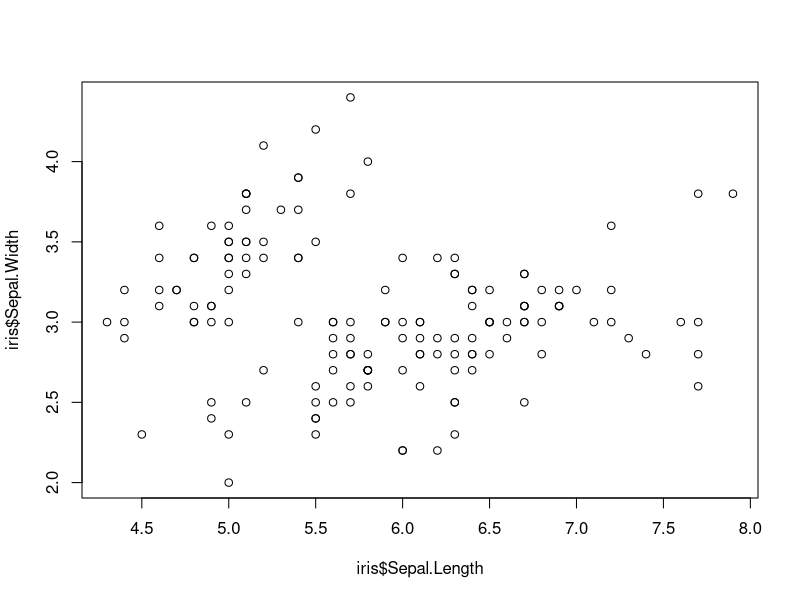
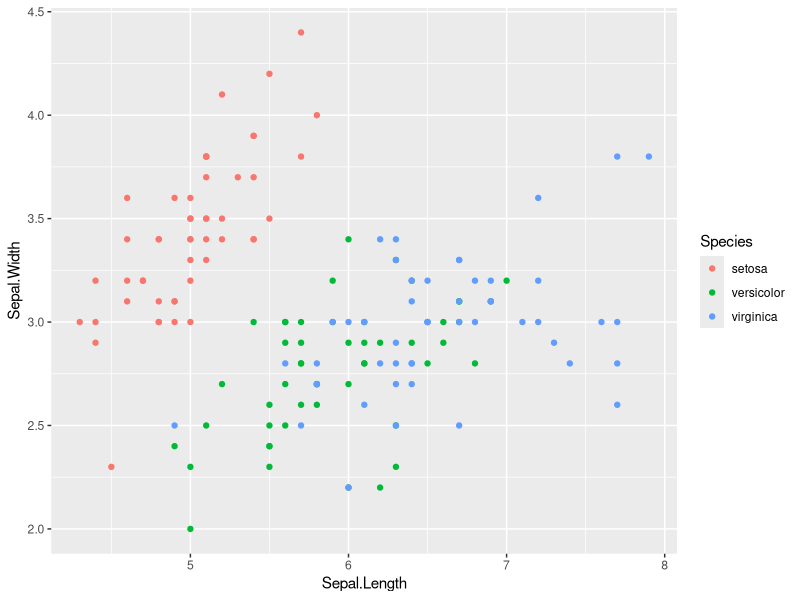
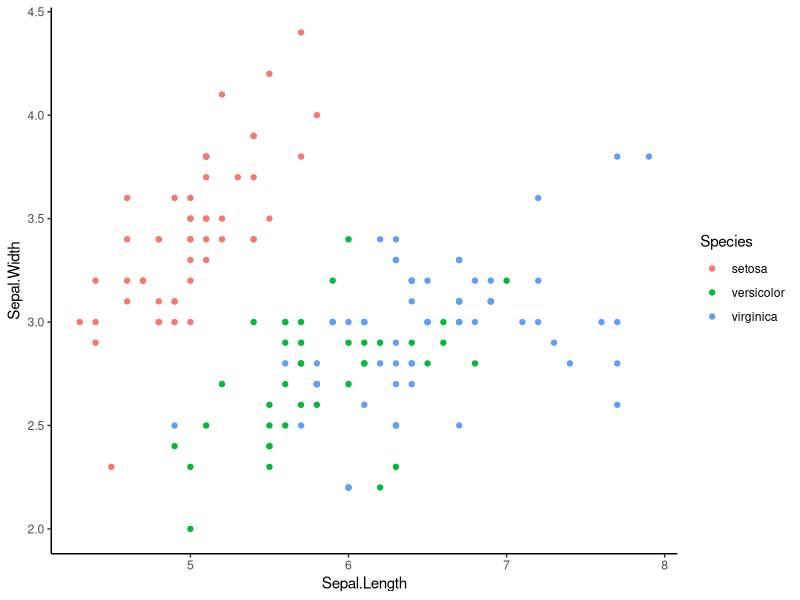
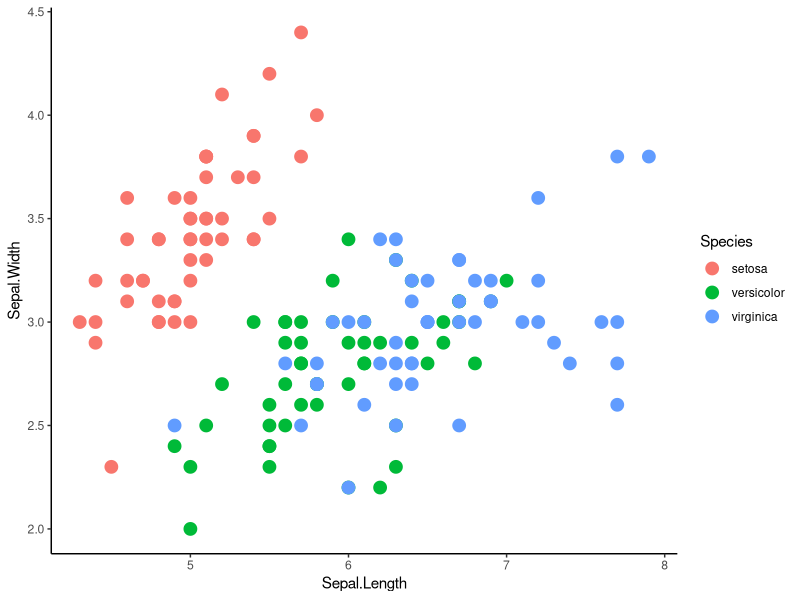

Generate these figures, in order, with R:
#Name: Abiy Tekle
#use built in iris dataset
#take a look at it

head(iris)
#load in some tidyverse packages
library(dplyr)
library(ggplot2)

#####################################
##### Part 1: for loops         #####
#####################################

#Using only data for iris versicolor
#write a for loop
#that produces a regression table
#for each of the following relationships
#1. iris  sepal length x width
#2. iris  petal length x width
#3. iris sepal length x petal length
versicolor<-iris[iris$Species=="versicolor",]

#y~x
#dependent variable "is a fuction of" independent variable
x<-c("Sepal.Length","Petal.Length","Sepal.Length")
y<-c("Sepal.Width","Sepal.Width","Petal.Length")
lm.out<-list()
for (i in 1:3){
  lm.out[[i]]<-lm(versicolor[,y[i]]~versicolor[,x[i]])  
}



#####################################
##### Part 2: data in dplyr     #####
#####################################

#use dplyr to join data of maximum height
#to a new iris data frame
height <- data.frame(Species = c("virginica","setosa","versicolor"),
                     Height.cm = c(60,100,11.8))
#iris left
#height right
iris2<-left_join(iris,height,by="Species")
iris2$Petal.Width/iris2$Height.cm

#####################################
##### Part 3: plots in ggplot2  #####
#####################################
#look at base R scatter plot
plot(iris$Sepal.Length,iris$Sepal.Width)

#3a. now make the same plot in ggplot
ggplot(data=iris,aes(Sepal.Length,Sepal.Width,color=Species))+
  geom_point()

#3b. make a scatter plot with ggplot and get rid of  busy grid lines
ggplot(data=iris,aes(Sepal.Length,Sepal.Width,color=Species))+
  geom_point()+
  theme_classic()

#3c.make a scatter plot with ggplot and get rid of grid lines
#and show species by color increasing the point size
ggplot(data=iris,aes(Sepal.Length,Sepal.Width,color=Species))+
  geom_point(size=4)+
  theme_classic()
#####################################
##### Question: how did         #####
##### arguments differ between  #####
##### plot and ggplot?          #####
#####################################		
